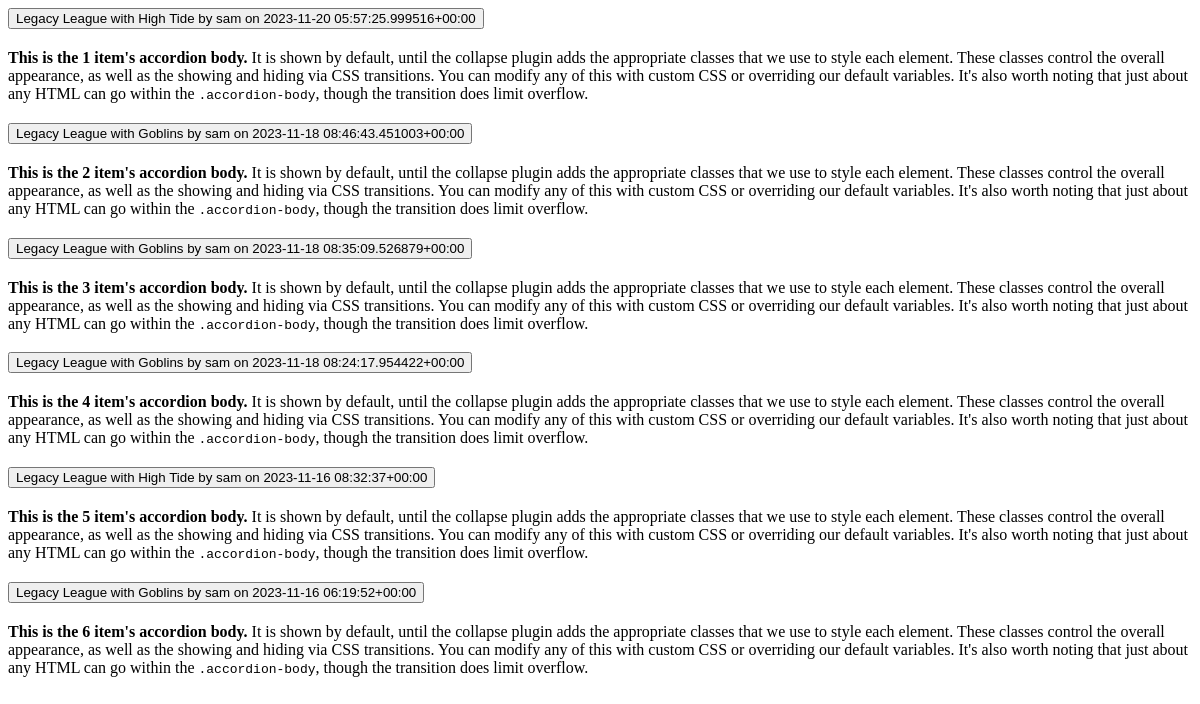
The app's page /get_leagues_accordion, older data.
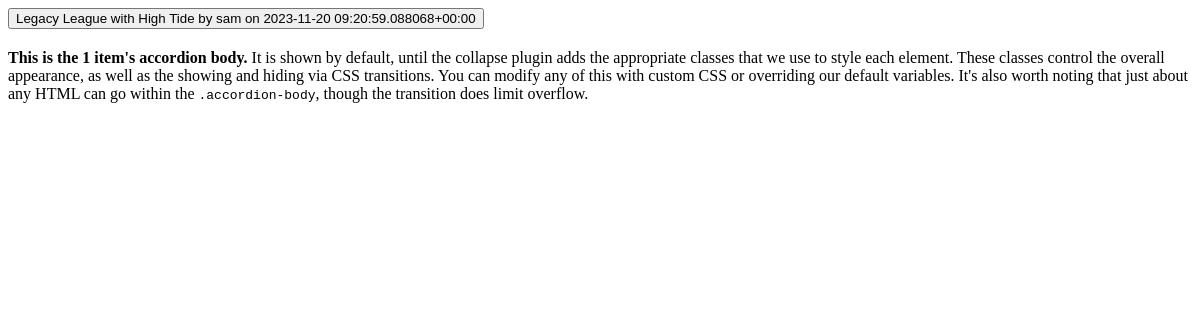
The same page, newer data.
### base/models.py (models this page shows, shortened)
class League(models.Model):
    mtgFormat = models.ForeignKey(MtgFormat, null=True, on_delete=models.CASCADE, related_name="mformat")
    user = models.ForeignKey(User, null=True, on_delete=models.CASCADE)
    dateCreated = models.DateTimeField(default=timezone.now)
    myDeck = models.ForeignKey(Deck, null=True, on_delete=models.CASCADE, related_name="mydeckl")
    myFlavor = models.ForeignKey(Flavor, null=True, on_delete=models.CASCADE, related_name="myflavorl")
    isFinished = models.BooleanField('finished', default=False)
    def __str__(self):
        return f'{self.mtgFormat} League with {self.myDeck} by {self.user} on {self.dateCreated}'

class MtgFormat(models.Model):
    name = models.CharField(max_length=200)
    def __str__(self):
        return self.name

class Deck(models.Model):
    name = models.CharField(verbose_name="deck name", max_length=25)
    mtgFormat = models.ForeignKey(
        MtgFormat, null=True, on_delete=models.CASCADE)
    archetype = models.ForeignKey(
        Archetype, null=True, on_delete=models.CASCADE)
    dateCreated = models.DateTimeField(default=timezone.now)
    def __str__(self):
        return str(self.name)

### base/views.py (the view)
# urls.py: path('get_leagues_accordion', views.get_leagues_accordion, name='get_leagues_accordion'),
def get_leagues_accordion(request):
    leagues_list = League.objects.all().order_by('-dateCreated')
    context = {
        "leagues": leagues_list
    }
    return render(request, 'base/partials/league_accordion.html', context)

### base/templates/base/partials/league_accordion.html (shortened to what this page needs)
<div class="accordion" id="LeagueAccordion">
    {% for league in leagues %}
    <div class="accordion-item">
        <h2 class="accordion-header" id="heading{{ forloop.counter }}">
          <button class="accordion-button collapsed" type="button" data-bs-toggle="collapse" data-bs-target="#collapse{{ forloop.counter }}">
            {{league}}
          </button>
        </h2>
        <div id="collapse{{ forloop.counter }}" class="accordion-collapse collapse" data-bs-parent="#accordionExample">
          <div class="accordion-body">
            <strong>This is the {{ forloop.counter }} item's accordion body.</strong> It is shown by default, until the collapse plugin adds the appropriate classes that we use to style each element. These classes control the overall appearance, as well as the showing and hiding via CSS transitions. You can modify any of this with custom CSS or overriding our default variables. It's also worth noting that just about any HTML can go within the <code>.accordion-body</code>, though the transition does limit overflow.
          </div>
        </div>
    </div>
    {% endfor %}
</div>

Row changes from the older to the newer data that the page shows:
removed League: mtgFormat+myDeck+user "Legacy League with High Tide by sam on 2023-11-20 05:57:25.999516+00:00"
removed League: mtgFormat+myDeck+user "Legacy League with Goblins by sam on 2023-11-18 08:46:43.451003+00:00"
removed League: mtgFormat+myDeck+user "Legacy League with Goblins by sam on 2023-11-18 08:35:09.526879+00:00"
removed League: mtgFormat+myDeck+user "Legacy League with Goblins by sam on 2023-11-18 08:24:17.954422+00:00"
removed League: mtgFormat+myDeck+user "Legacy League with High Tide by sam on 2023-11-16 08:32:37+00:00"
removed League: mtgFormat+myDeck+user "Legacy League with Goblins by sam on 2023-11-16 06:19:52+00:00"
added League: mtgFormat+myDeck+user "Legacy League with High Tide by sam on 2023-11-20 09:20:59.088068+00:00"
